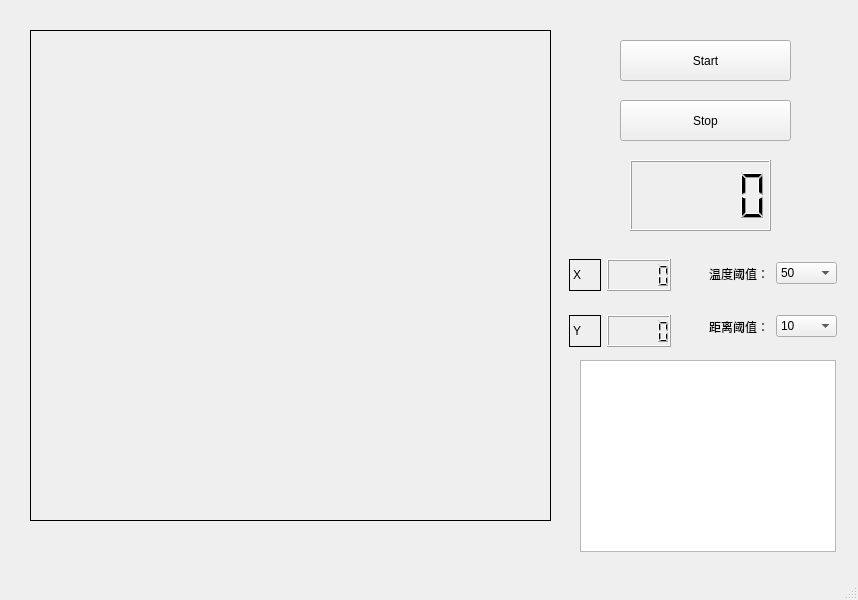
<?xml version="1.0" encoding="UTF-8"?>
<ui version="4.0">
 <class>OpenCVUi</class>
 <widget class="QMainWindow" name="OpenCVUi">
  <property name="geometry">
   <rect>
    <x>0</x>
    <y>0</y>
    <width>858</width>
    <height>600</height>
   </rect>
  </property>
  <property name="windowTitle">
   <string>MainWindow</string>
  </property>
  <property name="layoutDirection">
   <enum>Qt::LeftToRight</enum>
  </property>
  <widget class="QWidget" name="centralwidget">
   <widget class="QLabel" name="showWin">
    <property name="geometry">
     <rect>
      <x>30</x>
      <y>30</y>
      <width>521</width>
      <height>491</height>
     </rect>
    </property>
    <property name="frameShape">
     <enum>QFrame::Box</enum>
    </property>
    <property name="text">
     <string/>
    </property>
   </widget>
   <widget class="QPushButton" name="startBtn">
    <property name="geometry">
     <rect>
      <x>620</x>
      <y>40</y>
      <width>171</width>
      <height>41</height>
     </rect>
    </property>
    <property name="text">
     <string>Start</string>
    </property>
   </widget>
   <widget class="QPushButton" name="stopBtn">
    <property name="geometry">
     <rect>
      <x>620</x>
      <y>100</y>
      <width>171</width>
      <height>41</height>
     </rect>
    </property>
    <property name="text">
     <string>Stop</string>
    </property>
   </widget>
   <widget class="QLCDNumber" name="lcdNumber">
    <property name="geometry">
     <rect>
      <x>630</x>
      <y>160</y>
      <width>141</width>
      <height>71</height>
     </rect>
    </property>
   </widget>
   <widget class="QWidget" name="widget_4" native="true">
    <property name="geometry">
     <rect>
      <x>560</x>
      <y>250</y>
      <width>120</width>
      <height>106</height>
     </rect>
    </property>
    <layout class="QVBoxLayout" name="verticalLayout">
     <item>
      <widget class="QWidget" name="widget_2" native="true">
       <layout class="QHBoxLayout" name="horizontalLayout_2">
        <item>
         <widget class="QLabel" name="label">
          <property name="frameShape">
           <enum>QFrame::Box</enum>
          </property>
          <property name="text">
           <string>X</string>
          </property>
         </widget>
        </item>
        <item>
         <widget class="QLCDNumber" name="pos_x"/>
        </item>
       </layout>
      </widget>
     </item>
     <item>
      <widget class="QWidget" name="widget_3" native="true">
       <layout class="QHBoxLayout" name="horizontalLayout_3">
        <item>
         <widget class="QLabel" name="label_2">
          <property name="frameShape">
           <enum>QFrame::Box</enum>
          </property>
          <property name="text">
           <string>Y</string>
          </property>
         </widget>
        </item>
        <item>
         <widget class="QLCDNumber" name="pos_y"/>
        </item>
       </layout>
      </widget>
     </item>
    </layout>
   </widget>
   <widget class="QWidget" name="widget_6" native="true">
    <property name="geometry">
     <rect>
      <x>700</x>
      <y>250</y>
      <width>146</width>
      <height>100</height>
     </rect>
    </property>
    <layout class="QVBoxLayout" name="verticalLayout_2">
     <item>
      <widget class="QWidget" name="widget" native="true">
       <layout class="QHBoxLayout" name="horizontalLayout">
        <item>
         <widget class="QLabel" name="label_3">
          <property name="text">
           <string>温度阈值：</string>
          </property>
         </widget>
        </item>
        <item>
         <widget class="QComboBox" name="comboBox">
          <item>
           <property name="text">
            <string>50</string>
           </property>
          </item>
          <item>
           <property name="text">
            <string>100</string>
           </property>
          </item>
          <item>
           <property name="text">
            <string>150</string>
           </property>
          </item>
          <item>
           <property name="text">
            <string>200</string>
           </property>
          </item>
          <item>
           <property name="text">
            <string>250</string>
           </property>
          </item>
         </widget>
        </item>
       </layout>
      </widget>
     </item>
     <item>
      <widget class="QWidget" name="widget_5" native="true">
       <layout class="QHBoxLayout" name="horizontalLayout_4">
        <item>
         <widget class="QLabel" name="label_4">
          <property name="text">
           <string>距离阈值：</string>
          </property>
         </widget>
        </item>
        <item>
         <widget class="QComboBox" name="comboBox_2">
          <item>
           <property name="text">
            <string>10</string>
           </property>
          </item>
          <item>
           <property name="text">
            <string>50</string>
           </property>
          </item>
          <item>
           <property name="text">
            <string>100</string>
           </property>
          </item>
          <item>
           <property name="text">
            <string>150</string>
           </property>
          </item>
          <item>
           <property name="text">
            <string>200</string>
           </property>
          </item>
         </widget>
        </item>
       </layout>
      </widget>
     </item>
    </layout>
   </widget>
   <widget class="QTextBrowser" name="textBrowser">
    <property name="geometry">
     <rect>
      <x>580</x>
      <y>360</y>
      <width>256</width>
      <height>192</height>
     </rect>
    </property>
   </widget>
  </widget>
  <widget class="QMenuBar" name="menubar">
   <property name="geometry">
    <rect>
     <x>0</x>
     <y>0</y>
     <width>858</width>
     <height>23</height>
    </rect>
   </property>
  </widget>
  <widget class="QStatusBar" name="statusbar"/>
 </widget>
 <tabstops>
  <tabstop>startBtn</tabstop>
  <tabstop>stopBtn</tabstop>
  <tabstop>comboBox</tabstop>
 </tabstops>
 <resources/>
 <connections/>
</ui>
